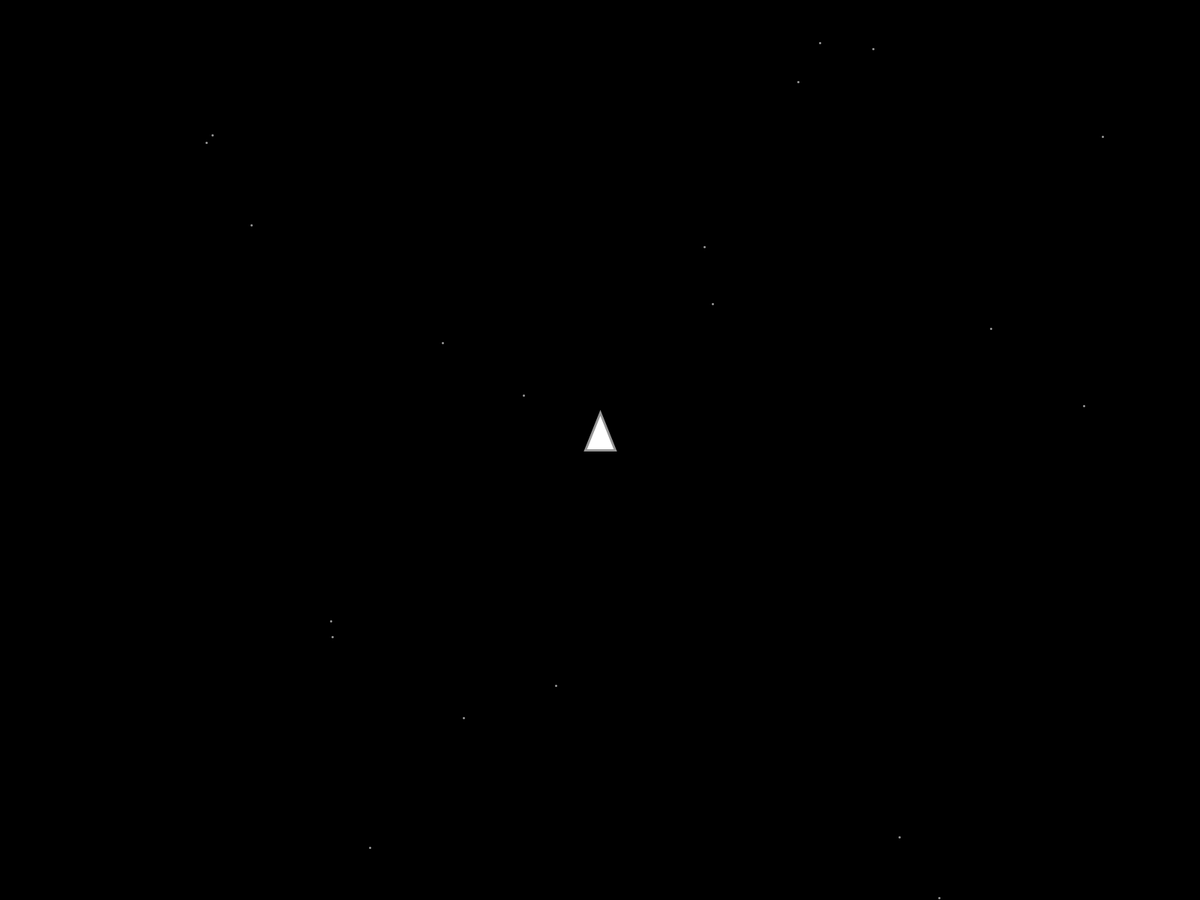
Frame 1 (no input)
Frame 60 (the mouse pressed at the canvas centre just before this capture): identical to frame 1, image omitted
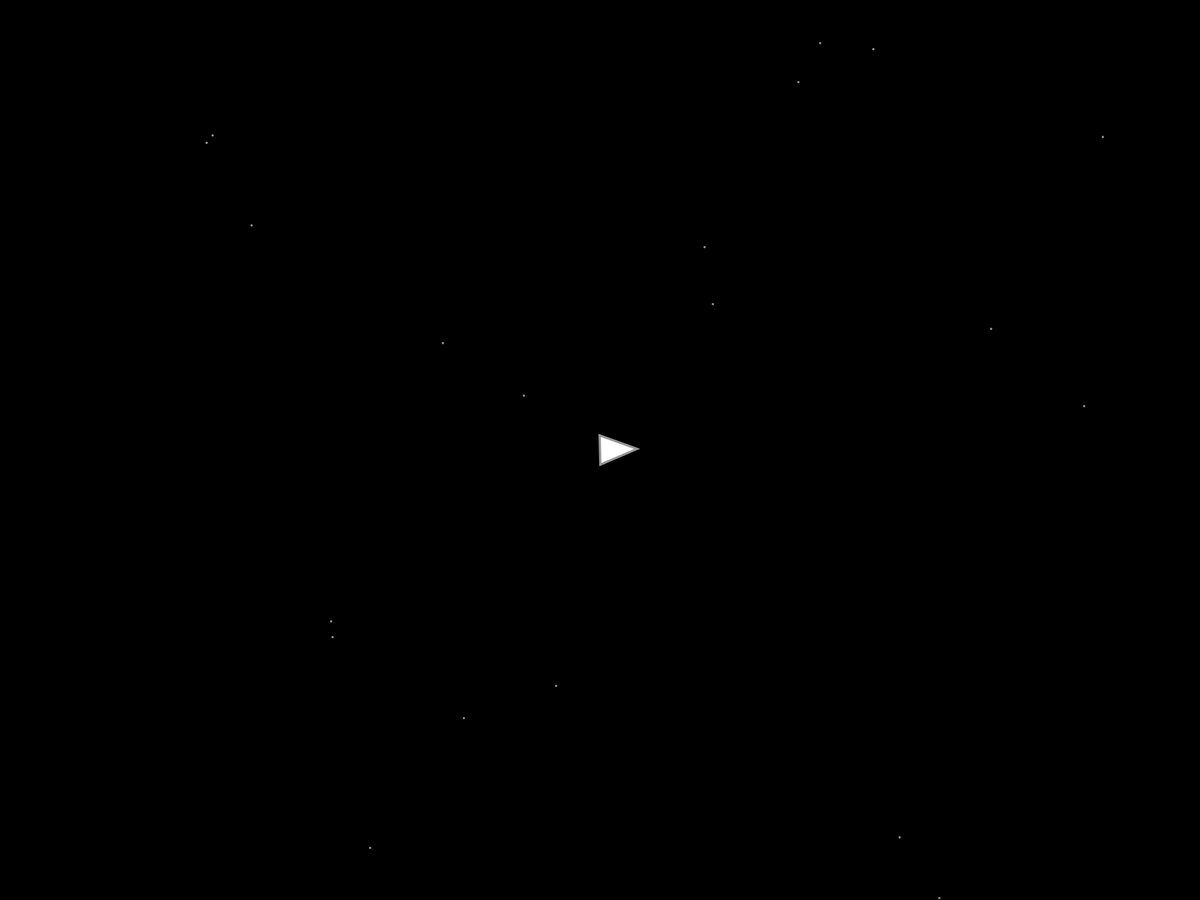
Frame 120 (the mouse held since frame 60 and released just before this capture)

The Processing sketch that drew these frames (run headless with seeded random() and noise(); from frame 60 on, the mouse is pressed at the canvas centre):

// Processing sketch: StarShip
// ── StarShip.pde
int shipX, shipY; 
float shipScale, shipAngle, shipSpeed;

void setup () {
// size (400, 400);
fullScreen();

stroke(150);
strokeWeight(3);
shipX = width/2;
shipY = height/2;

}
  
void draw () {
  drawBackground();
  moveShip();
  rotateShip();
  drawShip();
}

void drawBackground() {
 background(0);
 randomSeed(42);
 for (int i=0; i<20; i++) {
   int starX = (int)random(width);
   int starY = (int)random(height);
   point(starX, starY);
 }
}

void drawShip() {
  translate(shipX, shipY);
  scale(1);
  rotate(shipAngle);
  triangle(20, 0, -20, 0, 0, -50);
}

void moveShip() {
if (keyPressed && key == ' ') { 
shipSpeed = 10;
}else if (shipSpeed > 0){
  shipSpeed = shipSpeed - 0.5;
}
  shipX = shipX + (int)(shipSpeed * sin(shipAngle));
  shipY = shipY + (int)(-shipSpeed * cos(shipAngle));

  if (shipX > width) shipX = 0;
  if (shipX < 0) shipX = width;
  if (shipY > height) shipY = 0;
  if (shipY < 0) shipY = height;
  
  }
void rotateShip() {
  shipAngle = mouseX / 30.;
}

//scale in functie de speed
